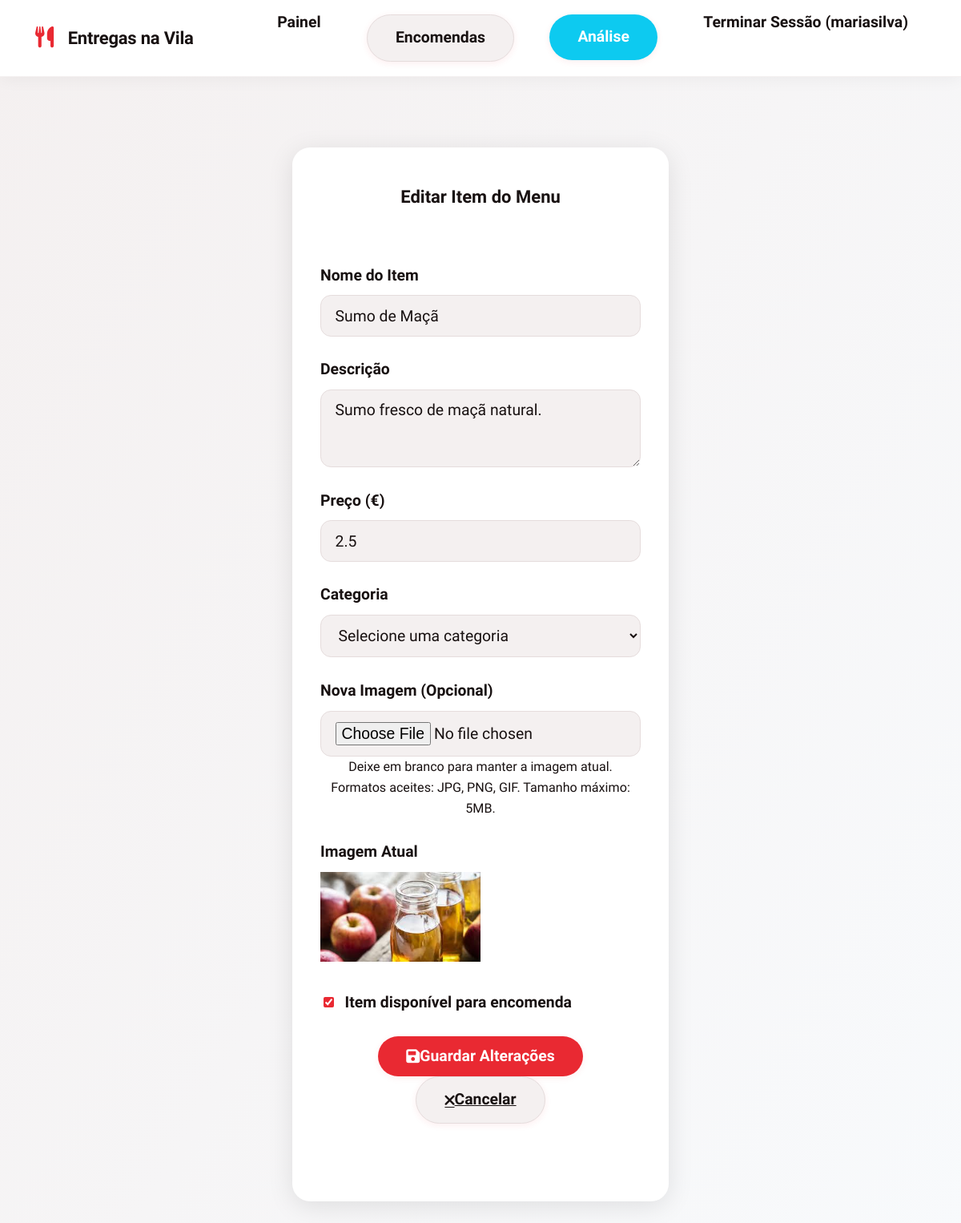
The page /edit_menu_item/32 (signed in) on the database its author committed.
### tables this page shows
CREATE TABLE users (
        id INTEGER PRIMARY KEY AUTOINCREMENT,
        username TEXT UNIQUE NOT NULL,
        email TEXT UNIQUE NOT NULL,
        password_hash TEXT NOT NULL,
        user_type TEXT NOT NULL CHECK (user_type IN ('customer', 'restaurant')),
        phone TEXT,
        address TEXT,
        restaurant_name TEXT,
        restaurant_description TEXT,
        created_at TIMESTAMP DEFAULT CURRENT_TIMESTAMP
    , image_path TEXT, cuisine_type TEXT);

CREATE TABLE menu_items (
        id INTEGER PRIMARY KEY AUTOINCREMENT,
        restaurant_id INTEGER NOT NULL,
        name TEXT NOT NULL,
        description TEXT,
        price REAL NOT NULL,
        category TEXT,
        available BOOLEAN DEFAULT 1,
        created_at TIMESTAMP DEFAULT CURRENT_TIMESTAMP, image_path TEXT,
        FOREIGN KEY (restaurant_id) REFERENCES users (id)
    );

### app.py (the view)
    def decorated_function(*args, **kwargs):
        if 'user_id' not in session:
            return redirect(url_for('login'))
        user = get_user_by_id(session['user_id'])
        if user['user_type'] != 'restaurant':
            flash('Acesso negado. Conta de restaurante necessária.')
            return redirect(url_for('dashboard'))
        return f(*args, **kwargs)

### app.py (called while the page is built, shortened)
def get_db_connection():
    conn = sqlite3.connect('delivery_system.db')
    conn.row_factory = sqlite3.Row
    return conn

def get_user_by_id(user_id):
    conn = get_db_connection()
    user = conn.execute('SELECT * FROM users WHERE id = ?', (user_id,)).fetchone()
    conn.close()
    return user

def restaurant_required(f):
    def decorated_function(*args, **kwargs):
        if 'user_id' not in session:
            return redirect(url_for('login'))
        user = get_user_by_id(session['user_id'])
        if user['user_type'] != 'restaurant':
            flash('Acesso negado. Conta de restaurante necessária.')
            return redirect(url_for('dashboard'))
        return f(*args, **kwargs)
    decorated_function.__name__ = f.__name__
    return decorated_function

@app.before_request
def load_logged_in_user():
    user_id = session.get('user_id')
    if user_id is None:
        g.user = None
    else:
        g.user = get_user_by_id(user_id)

@app.route('/edit_menu_item/<int:item_id>', methods=['GET', 'POST'])
@restaurant_required
def edit_menu_item(item_id):
    conn = get_db_connection()
    menu_item = conn.execute('SELECT * FROM menu_items WHERE id = ? AND restaurant_id = ?',
                            (item_id, session['user_id'])).fetchone()
    conn.close()
    if not menu_item:
        flash('Item do menu não encontrado!')
        return redirect(url_for('restaurant_dashboard'))
    return render_template('edit_menu_item.html', menu_item=menu_item)

### templates/edit_menu_item.html (shortened to what this page needs)
{% extends "base.html" %}
{% block content %}
<div class="container mt-4">
    <div class="row justify-content-center">
        <div class="col-md-8">
            <div class="card">
                <div class="card-header">
                    <h3 class="mb-0">Editar Item do Menu</h3>
                </div>
                <div class="card-body">
                    <form method="POST" enctype="multipart/form-data">
                        <div class="form-group">
                            <label for="name">Nome do Item</label>
                            <input type="text" class="form-control" id="name" name="name" value="{{ menu_item.name }}"
                                required>
                        </div>
                        <div class="form-group">
                            <label for="description">Descrição</label>
                            <textarea class="form-control" id="description" name="description" rows="3"
                                required>{{ menu_item.description }}</textarea>
                        </div>
                        <div class="form-group">
                            <label for="price">Preço (€)</label>
                            <input type="number" class="form-control" id="price" name="price" step="0.01" min="0"
                                value="{{ menu_item.price }}" required>
                        </div>
                        <div class="form-group">
                            <label for="category">Categoria</label>
                            <select class="form-control" id="category" name="category" required>
                                <option value="">Selecione uma categoria</option>
                            </select>
                        </div>
                        <div class="form-group">
                            <label for="image">Nova Imagem (Opcional)</label>
                            <input type="file" class="form-control-file" id="image" name="image" accept="image/*">
                            <small class="form-text text-muted">Deixe em branco para manter a imagem atual. Formatos
                                aceites: JPG, PNG, GIF. Tamanho máximo: 5MB.</small>
                        </div>
                        {% if menu_item.image_path %}
                        <div class="form-group">
                            <label>Imagem Atual</label>
                            <div>
                                <img src="{{ url_for('static', filename=menu_item.image_path) }}"
                                    alt="{{ menu_item.name }}"
                                    style="max-width: 200px; max-height: 200px; object-fit: cover;"
                                    class="img-thumbnail">
                            </div>
                        </div>
                        {% endif %}
                        <div class="form-group">
                            <div class="form-check">
                                <input class="form-check-input" type="checkbox" id="available" name="available" {% if
                                    menu_item.available %}checked{% endif %}>
                                <label class="form-check-label" for="available">
                                    Item disponível para encomenda
                                </label>
                            </div>
                        </div>
                        <div class="form-group">
                            <button type="submit" class="btn btn-primary">
                                <i class="fas fa-save"></i> Guardar Alterações
                            </button>
                            <a href="{{ url_for('restaurant_dashboard') }}" class="btn btn-secondary">
                                <i class="fas fa-times"></i> Cancelar
                            </a>
                        </div>
                    </form>
                </div>
            </div>
        </div>
    </div>
</div>
{% endblock %}

### templates/base.html (shortened to what this page needs)
<!DOCTYPE html>
<html lang="pt-PT">
<head>
    <link href="https://cdnjs.cloudflare.com/ajax/libs/font-awesome/6.0.0/css/all.min.css" rel="stylesheet">
    <link rel="stylesheet" href="{{ url_for('static', filename='style.css') }}">
</head>
<body>
    <header>
        <div class="header-content">
            <div class="logo">
                <div class="logo-img"><i class="fas fa-utensils"></i></div>
                <span class="logo-title">Entregas na Vila</span>
            </div>
            <nav>
                <ul>
                    {% if session.user_id %}
                    <li><a href="{{ url_for('dashboard') }}">Painel</a></li>
                    {% if session.user_type == 'restaurant' %}
                    <li><a href="{{ url_for('restaurant_orders') }}" class="btn btn-secondary"
                            style="margin-left: 0.5rem;">Encomendas</a></li>
                    <li><a href="{{ url_for('restaurant_analytics') }}" class="btn btn-info"
                            style="margin-left: 0.5rem;">Análise</a></li>
                    {% endif %}
                    <li><a href="{{ url_for('logout') }}">Terminar Sessão ({{ session.username }})</a></li>
                    {% else %}
                    <li><a href="{{ url_for('login') }}">Iniciar Sessão</a></li>
                    <li><a href="{{ url_for('register') }}">Criar Conta</a></li>
                    {% endif %}
                </ul>
            </nav>
        </div>
    </header>
    <div class="container">
        {% block content %}{% endblock %}
    </div>
</body>
</html>

### rows shown on the page
users: username "mariasilva"
menu_items: name "Sumo de Maçã", description "Sumo fresco de maçã natural.", price "2.5", image_path (picture), available "☑"
